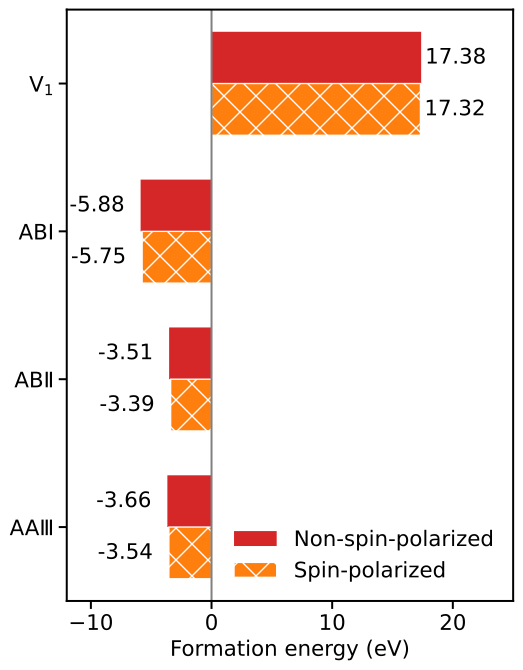

Here is the Python script that generated this plot:
from pylab import *
from ase.io import read
from glob import glob
from dpdata import LabeledSystem,MultiSystems


# Set figure properties
aw = 1.5
fs = 16
lw = 1.5
ms = 6
font = {'size': fs}
matplotlib.rc('font', **font)
matplotlib.rc('axes', lw=aw)
def set_fig_properties(ax_list):
    tl = 6
    tw = 1.5
    tlm = 3
    for ax in ax_list:
        ax.tick_params(which='major', length=tl, width=tw)
        ax.tick_params(which='minor', length=tlm, width=tw)
        ax.tick_params(which='both', axis='both', direction='out', right=False, top=False)


def e_from_outcar(path): 
    ls = LabeledSystem(path, fmt = 'vasp/outcar')
    energy = ls[-1].data["energies"][0] # unit in eV
    # energy = ls[-1].data["energies"] / len(ls[-1].data["coords"][0]) # unit in eV/atom
    return energy

def e_from_xyz(path):
    structure = read(path)
    energy = structure.info["energy"] # unit in eV
    return energy

path = "./"
dft_v0 = e_from_outcar(path + "V0/DFT/OUTCAR")
spin_v0 = e_from_outcar(path + "V0/DFT_spin/OUTCAR")
dft_v1 = e_from_outcar(path + "V1/DFT/OUTCAR")
spin_v1 = e_from_outcar(path + "V1/DFT_spin/OUTCAR")
dft_delta_v1 = dft_v1 - dft_v0
spin_delta_v1 = spin_v1 - spin_v0

dft_ab1 = e_from_outcar(path + "AB1/DFT/OUTCAR")
dft_delta_ab1 = dft_ab1 - 2*dft_v1
spin_ab1 = e_from_outcar(path + "AB1/DFT_spin/OUTCAR")
spin_delta_ab1 = spin_ab1 - 2*spin_v1

dft_ab2 = e_from_outcar(path + "AB2/DFT/OUTCAR")
dft_delta_ab2 = dft_ab2 - 2*dft_v1
spin_ab2 = e_from_outcar(path + "AB2/DFT_spin/OUTCAR")
spin_delta_ab2 = spin_ab2 - 2*spin_v1

dft_aa3 = e_from_outcar(path + "AA3/DFT/OUTCAR")
dft_delta_aa3 = dft_aa3 - 2*dft_v1
spin_aa3 = e_from_outcar(path + "AA3/DFT_spin/OUTCAR")
spin_delta_aa3 = spin_aa3 - 2*spin_v1



dft_deltas = [dft_delta_v1, dft_delta_ab1, dft_delta_ab2, dft_delta_aa3][::-1]  # Reverse the order
spin_deltas = [spin_delta_v1, spin_delta_ab1, spin_delta_ab2, spin_delta_aa3][::-1]  # Reverse the order
labels = [r'V$_1$', 'AB\u2160', 'AB\u2161', 'AA\u2162'][::-1]  # Reverse the order of labels
y = np.arange(len(labels))  # the label locations
height = 0.35  # the height of the bars
fig = figure(figsize=(6, 8))
set_fig_properties([gca()])
rects1 = barh(y + height/2, dft_deltas, height, color='C3', label='Non-spin-polarized')
rects2 = barh(y - height/2, spin_deltas, height, color='C1', hatch='x', edgecolor="white", label='Spin-polarized')
ylim([-0.5, 3.5])
xlim([-12, 25])
gca().set_xticks(np.linspace(-10, 20, 4))
vlines(0, -2, 6, colors="grey", lw=1.5)
gca().set_xlabel(r'Formation energy (eV)')
gca().set_yticks(y)
gca().set_yticklabels(labels)
legend(frameon=False)
def autolabel(rects):
    """Attach a text label beside each bar in *rects*, displaying its width."""
    for rect in rects:
        width = rect.get_width()
        gca().annotate('{:.2f}'.format(width),
                    xy=(width, rect.get_y() + rect.get_height() / 2),
                    xytext=(-12, 0) if width < 0 else (3, 0),  # Adjusted horizontal offset for negative values
                    textcoords="offset points",
                    va='center', ha='right' if width < 0 else 'left')
autolabel(rects1)  # For DFT
autolabel(rects2)  # For spin
# fig.text(0, 0.5, r"$\Delta E$ (eV)", va='center', rotation='vertical')
savefig("Defect_spin.svg", bbox_inches='tight')

